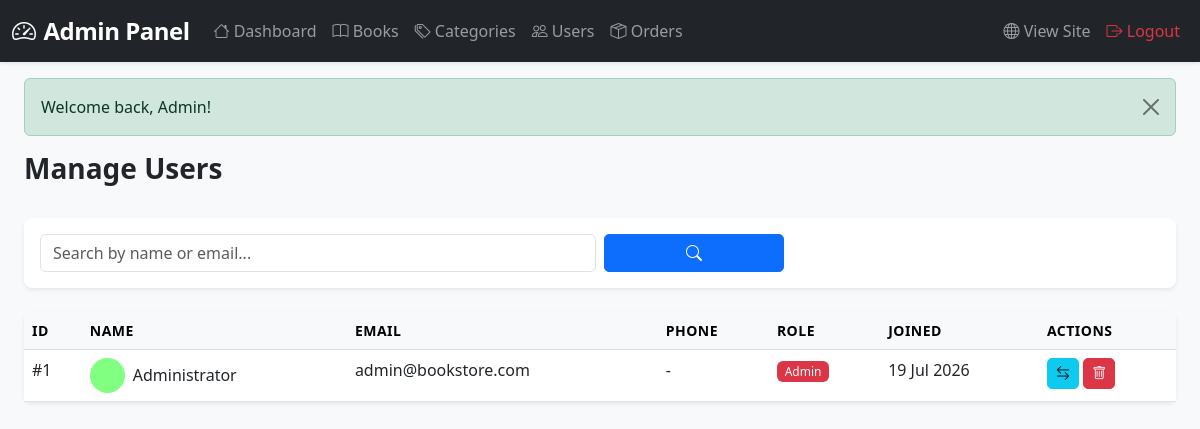
/admin/manage_users.php (signed in), run on the app's committed database.
### tables this page shows
CREATE TABLE `users` (
  `id` INT NOT NULL AUTO_INCREMENT,
  `username` VARCHAR(100) NOT NULL,
  `email` VARCHAR(255) NOT NULL,
  `password` VARCHAR(255) NOT NULL,
  `phone` VARCHAR(20) DEFAULT NULL,
  `address` TEXT DEFAULT NULL,
  `profile_pic` VARCHAR(255) DEFAULT 'default.png',
  `role_id` INT NOT NULL DEFAULT 2,
  `reset_token` VARCHAR(255) DEFAULT NULL,
  `reset_token_expiry` DATETIME DEFAULT NULL,
  `created_at` TIMESTAMP DEFAULT CURRENT_TIMESTAMP,
  `updated_at` TIMESTAMP DEFAULT CURRENT_TIMESTAMP ON UPDATE CURRENT_TIMESTAMP,
  PRIMARY KEY (`id`),
  UNIQUE KEY `uk_email` (`email`),
  UNIQUE KEY `uk_username` (`username`),
  KEY `idx_role_id` (`role_id`),
  CONSTRAINT `fk_users_role` FOREIGN KEY (`role_id`) REFERENCES `roles`(`id`) ON DELETE CASCADE
);

CREATE TABLE `roles` (
  `id` INT NOT NULL AUTO_INCREMENT,
  `role_name` VARCHAR(50) NOT NULL,
  PRIMARY KEY (`id`),
  UNIQUE KEY `uk_role_name` (`role_name`)
);

### admin/manage_users.php (the view, shortened to what this page needs)
<?php
require_once 'includes/admin_header.php';
$search = $_GET['search'] ?? '';
$page = max(1, (int)($_GET['page'] ?? 1));
$limit = 10;
$offset = ($page - 1) * $limit;
$where = '';
$params = [];
$types = '';
$sql = "SELECT u.*, r.role_name FROM users u JOIN roles r ON u.role_id = r.id $where ORDER BY u.created_at DESC LIMIT ? OFFSET ?";
$params[] = $limit; $params[] = $offset;
$types .= 'ii';
$stmt = $conn->prepare($sql);
$stmt->bind_param($types, ...$params);
$stmt->execute();
$users = $stmt->get_result();
?>
<div class="d-flex justify-content-between align-items-center mb-4">
    <h3 class="fw-bold">Manage Users</h3>
</div>
<div class="card border-0 shadow-sm mb-4">
    <div class="card-body">
        <form method="GET" class="row g-2">
            <div class="col-md-6">
                <input type="text" name="search" class="form-control" placeholder="Search by name or email..." value="<?php echo h($search); ?>">
            </div>
            <div class="col-md-2">
                <button type="submit" class="btn btn-primary w-100"><i class="bi bi-search"></i></button>
            </div>
        </form>
    </div>
</div>
<div class="card border-0 shadow-sm">
    <div class="card-body p-0">
        <div class="table-responsive">
            <table class="table table-hover mb-0">
                <thead class="table-light">
                    <tr>
                        <th>ID</th>
                        <th>Name</th>
                        <th>Email</th>
                        <th>Phone</th>
                        <th>Role</th>
                        <th>Joined</th>
                        <th>Actions</th>
                    </tr>
                </thead>
                <tbody>
                    <?php while ($user = $users->fetch_assoc()): ?>
                    <tr>
                        <td>#<?php echo $user['id']; ?></td>
                        <td>
                            <div class="d-flex align-items-center">
                                <img src="../uploads/<?php echo h($user['profile_pic']); ?>"
                                     class="rounded-circle me-2"
                                     style="width: 35px; height: 35px; object-fit: cover;"
                                     onerror="this.src='../assets/images/default.png'">
                                <?php echo h($user['username']); ?>
                            </div>
                        </td>
                        <td><?php echo h($user['email']); ?></td>
                        <td><?php echo h($user['phone'] ?? '-'); ?></td>
                        <td>
                            <span class="badge bg-<?php echo $user['role_name'] === 'admin' ? 'danger' : 'secondary'; ?>">
                                <?php echo ucfirst($user['role_name']); ?>
                            </span>
                        </td>
                        <td><?php echo date('d M Y', strtotime($user['created_at'])); ?></td>
                        <td>
                            <a href="?toggle_role=<?php echo $user['id']; ?>"
                               class="btn btn-sm btn-info"
                               onclick="return confirm('Toggle role for this user?')">
                                <i class="bi bi-arrow-left-right"></i>
                            </a>
                            <a href="?delete=<?php echo $user['id']; ?>"
                               class="btn btn-sm btn-danger"
                               onclick="return confirm('Delete this user permanently?')">
                                <i class="bi bi-trash"></i>
                            </a>
                        </td>
                    </tr>
                    <?php endwhile; ?>
                </tbody>
            </table>
        </div>
    </div>
</div>
<?php require_once 'includes/admin_footer.php'; ?>

### assets/css/style.css (style rules this page uses)
:root { --primary-color: #0d6efd; --dark-color: #212529; --transition-speed: 0.3s; }
body { font-family: 'Segoe UI', Tahoma, Geneva, Verdana, sans-serif; background-color: #f8f9fa; min-height: 100vh; display: flex; flex-direction: column; }
a { transition: all var(--transition-speed); }
.table th { font-weight: 600; font-size: 0.875rem; text-transform: uppercase; letter-spacing: 0.5px; }
.btn { border-radius: 5px; }
.btn-primary { background: var(--primary-color); border-color: var(--primary-color); }
.card { border-radius: 8px; }
.badge { font-weight: 500; }

### data on the page
users: id "1", profile_pic (placeholder picture), username "Administrator", email "admin@bookstore.com", phone "-", role.role_name "Admin", created_at "19 Jul 2026"

### other printed values
$msg['message'] "Welcome back, Admin!"
